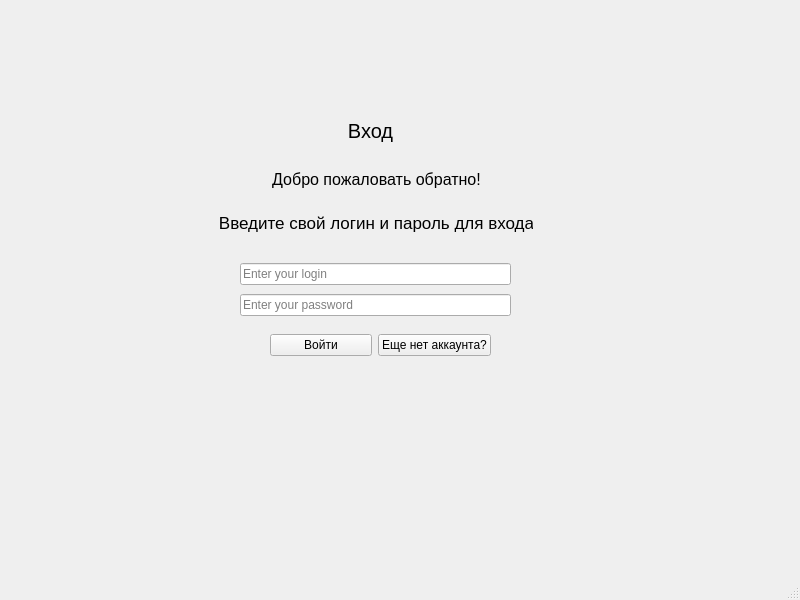
<?xml version="1.0" encoding="UTF-8"?>
<ui version="4.0">
 <class>Login</class>
 <widget class="QMainWindow" name="Login">
  <property name="geometry">
   <rect>
    <x>0</x>
    <y>0</y>
    <width>800</width>
    <height>600</height>
   </rect>
  </property>
  <property name="windowTitle">
   <string>MainWindow</string>
  </property>
  <widget class="QWidget" name="centralwidget">
   <widget class="QLabel" name="label">
    <property name="geometry">
     <rect>
      <x>310</x>
      <y>100</y>
      <width>121</width>
      <height>61</height>
     </rect>
    </property>
    <property name="font">
     <font>
      <pointsize>15</pointsize>
     </font>
    </property>
    <property name="text">
     <string>Вход</string>
    </property>
    <property name="alignment">
     <set>Qt::AlignCenter</set>
    </property>
   </widget>
   <widget class="QLabel" name="Status">
    <property name="geometry">
     <rect>
      <x>520</x>
      <y>280</y>
      <width>211</width>
      <height>21</height>
     </rect>
    </property>
    <property name="text">
     <string/>
    </property>
   </widget>
   <widget class="QWidget" name="">
    <property name="geometry">
     <rect>
      <x>220</x>
      <y>160</y>
      <width>313</width>
      <height>81</height>
     </rect>
    </property>
    <layout class="QVBoxLayout" name="verticalLayout">
     <item>
      <widget class="QLabel" name="label_2">
       <property name="font">
        <font>
         <pointsize>12</pointsize>
        </font>
       </property>
       <property name="text">
        <string>Добро пожаловать обратно!</string>
       </property>
       <property name="alignment">
        <set>Qt::AlignCenter</set>
       </property>
      </widget>
     </item>
     <item>
      <widget class="QLabel" name="label_3">
       <property name="font">
        <font>
         <pointsize>13</pointsize>
        </font>
       </property>
       <property name="text">
        <string>Введите свой логин и пароль для входа</string>
       </property>
       <property name="alignment">
        <set>Qt::AlignCenter</set>
       </property>
      </widget>
     </item>
    </layout>
   </widget>
   <widget class="QWidget" name="">
    <property name="geometry">
     <rect>
      <x>240</x>
      <y>260</y>
      <width>271</width>
      <height>61</height>
     </rect>
    </property>
    <layout class="QVBoxLayout" name="verticalLayout_2">
     <item>
      <widget class="QLineEdit" name="lineEditLogin">
       <property name="accessibleName">
        <string/>
       </property>
       <property name="inputMethodHints">
        <set>Qt::ImhNone</set>
       </property>
       <property name="placeholderText">
        <string>Enter your login</string>
       </property>
      </widget>
     </item>
     <item>
      <widget class="QLineEdit" name="lineEditPassword">
       <property name="echoMode">
        <enum>QLineEdit::Password</enum>
       </property>
       <property name="placeholderText">
        <string>Enter your password</string>
       </property>
      </widget>
     </item>
    </layout>
   </widget>
   <widget class="QWidget" name="">
    <property name="geometry">
     <rect>
      <x>270</x>
      <y>330</y>
      <width>221</width>
      <height>31</height>
     </rect>
    </property>
    <layout class="QHBoxLayout" name="horizontalLayout">
     <item>
      <widget class="QPushButton" name="pushButton">
       <property name="text">
        <string>Войти</string>
       </property>
      </widget>
     </item>
     <item>
      <widget class="QPushButton" name="pushButton_2">
       <property name="text">
        <string>Еще нет аккаунта?</string>
       </property>
      </widget>
     </item>
    </layout>
   </widget>
  </widget>
  <widget class="QMenuBar" name="menubar">
   <property name="geometry">
    <rect>
     <x>0</x>
     <y>0</y>
     <width>800</width>
     <height>21</height>
    </rect>
   </property>
  </widget>
  <widget class="QStatusBar" name="statusbar"/>
 </widget>
 <resources/>
 <connections/>
</ui>
